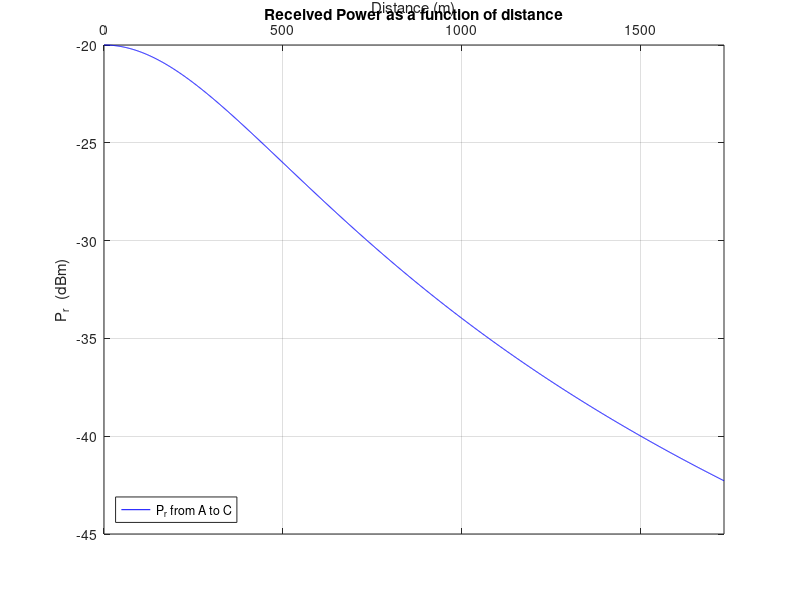
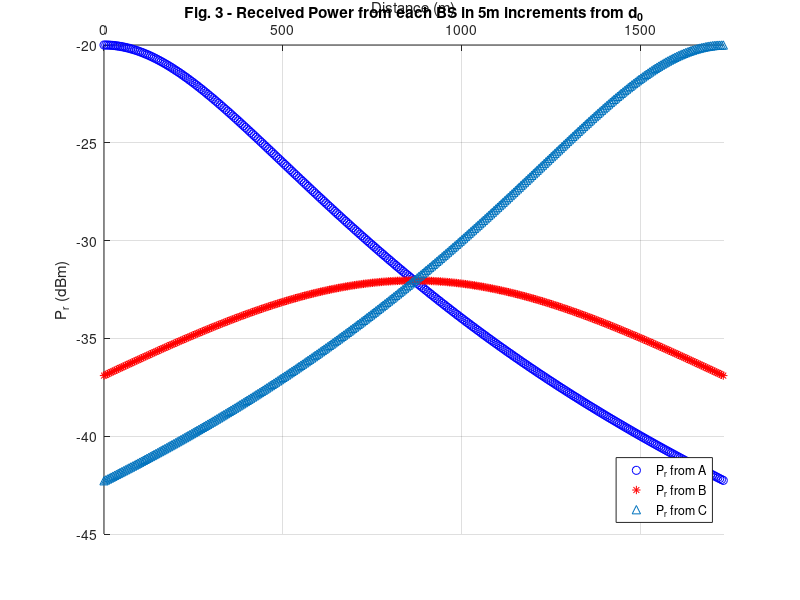
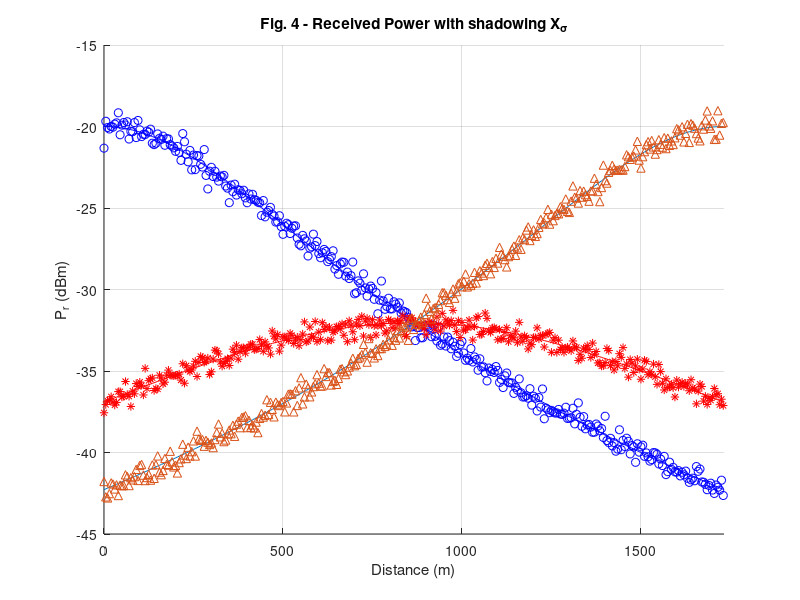

MATLAB code for these plots, in order:
%% cell_handoff.m
%
% Jordan R. Smith
% ECE 920 - Wireless Communication Systems
%
% Consider an N = 3 Hexagon cluster and find the received power as a
% function of distance from the starting point in cell A to the end point
% in cell C. Utilize the equation for received power:
%
% Pr(d) = E{ Pr(d0) } - 10*n*log10(d/d0)
% E{Pr(d0)} = -20 dBm, n = 4, R = 1 km.
%

clear all, close all, clc;

%Pr(d) Values
E = -20;                % Expected Value at d = 0.
d0 = 500;               % reference collection for E{Pr(d0)} = -20 dBm.
R = 1000;               % Radial length.
n = 4;                  % Path Loss Expoonent.
d = sqrt(3)*R;          % Total Distance from A to C.
edge = d / 2;           % distance to center of cluster from d=0.


xA = 0:d;               % total length, no increment.
xA_C = 0:5:1730;        % 5 meter increments.


%B-distance values
rB_d = sqrt(R^2 + edge^2);  %outermost distance from center B to d=0.


%% Rx Power from A to C
%
% This assumes that d0 is 500m, the first data point being interpretted
% as 500m, no angle. In 1m increments, the Pw loss is determined. A new
% radial distance from BS is determined for each increment.

%determines distance from center A.
for j = 1:length(xA)
   r(1,j) = sqrt(500^2 + (xA(1,j))^2);   
end

%calculates Pr for each interval of radial distance "r".
for i = 1:length(r) 
   yA(1,i) = E - 40*log10((r(1,i))/(d0)); 
end

% If the value is uniform, the Pr from C ought to mirror the Pr of A. The
% intersection of Pr from A ought to be at distance R.
yC = fliplr(yA);

figure(1)
plot(xA,yA,'b');grid;
set(gca,'XAxisLocation','top','YAxisLocation','left');
title('Received Power as a function of distance'),xlabel('Distance (m)');
ylabel('P_r  (dBm)');xlim([0 d]);
legend('P_r from A to C','Location','southwest');

%% 5 meter Increment Plotting

%determines interval from d = 0 to R. Will need to rotate, and append to
%the original finding to reflect the distances from d = 0 to the end of C.

% The for loop will need to reach 865 m, but not go past R. past R will be
% the flipped array, appended to form the complete B-radial matrix for
% received power calculation.

xB_center = 0:5:865;        % 5 m intervals.

% decrements down the line

for m = 1:length(xB_center)
    interval = (m-1) * 5;
    dn = edge - interval;
    rB_matr(1,m) = sqrt(dn^2 + R^2);
end

xB_center_2 = 870:5:1730;    % second interval of values, approaching C.

for k = 1:length(xB_center_2)
    interval = (k-1) * 5;
    dn = edge - interval;
    rB_matr2(1,k) = sqrt(dn^2 + R^2);
end

% Flips the values to reflect what occurred above the cluster center, and
% horizontally concatenating the values to match the increments.

rB_matr2 = fliplr(rB_matr2);
rB_final =  horzcat(rB_matr, rB_matr2);

% Received Power calculation, radially decreasing, then
% increasing again after reaching the center of the cluster.

for u = 1:length(rB_final)
    yB(1,u) = E - 40*log10((rB_final(1,u))/(d0));
end

% Grab every fifth value from yA and yC.
y2A = yA(1:5:end);
y2C = yC(1:5:end);

figure(2)
hold on
plot(xA_C,y2A,'bo',xA_C,yB,'r*',xA_C,y2C,'^');grid;
set(gca,'XAxisLocation','top');
xlabel('Distance (m)');
ylabel('P_r (dBm)');xlim([0 d]);
legend('P_r from A','P_r from B','P_r from C','Location','southeast');
title('Fig. 3 - Received Power from each BS in 5m increments from d_0')
hold off

%% Shadowing Effects
%
% The shadowing parameter is a zero mean, gaussian random variable.
% Atypical decibel level for Xsigma was indicated to be 8 within lecture.
% This section will apply additive white gaussian noise (WGN - gaussian
% distribution, with zero mean.)
%
% X_sigma = N(0,(sigma)^2)

snr = 8;

ygA = awgn(y2A,snr);
ygB = awgn(yB,snr);
ygC = awgn(y2C,snr);

figure(3)
hold on
plot(xA_C,y2A,'b',xA_C,ygA,'bo',xA_C,yB,'r',xA_C,ygB,'r*',xA_C,y2C,...
xA_C,ygC,'^'); grid;
xlabel('Distance (m)');
ylabel('P_r (dBm)');xlim([0 d]);
title('Fig. 4 - Received Power with shadowing X_\sigma');
hold off
